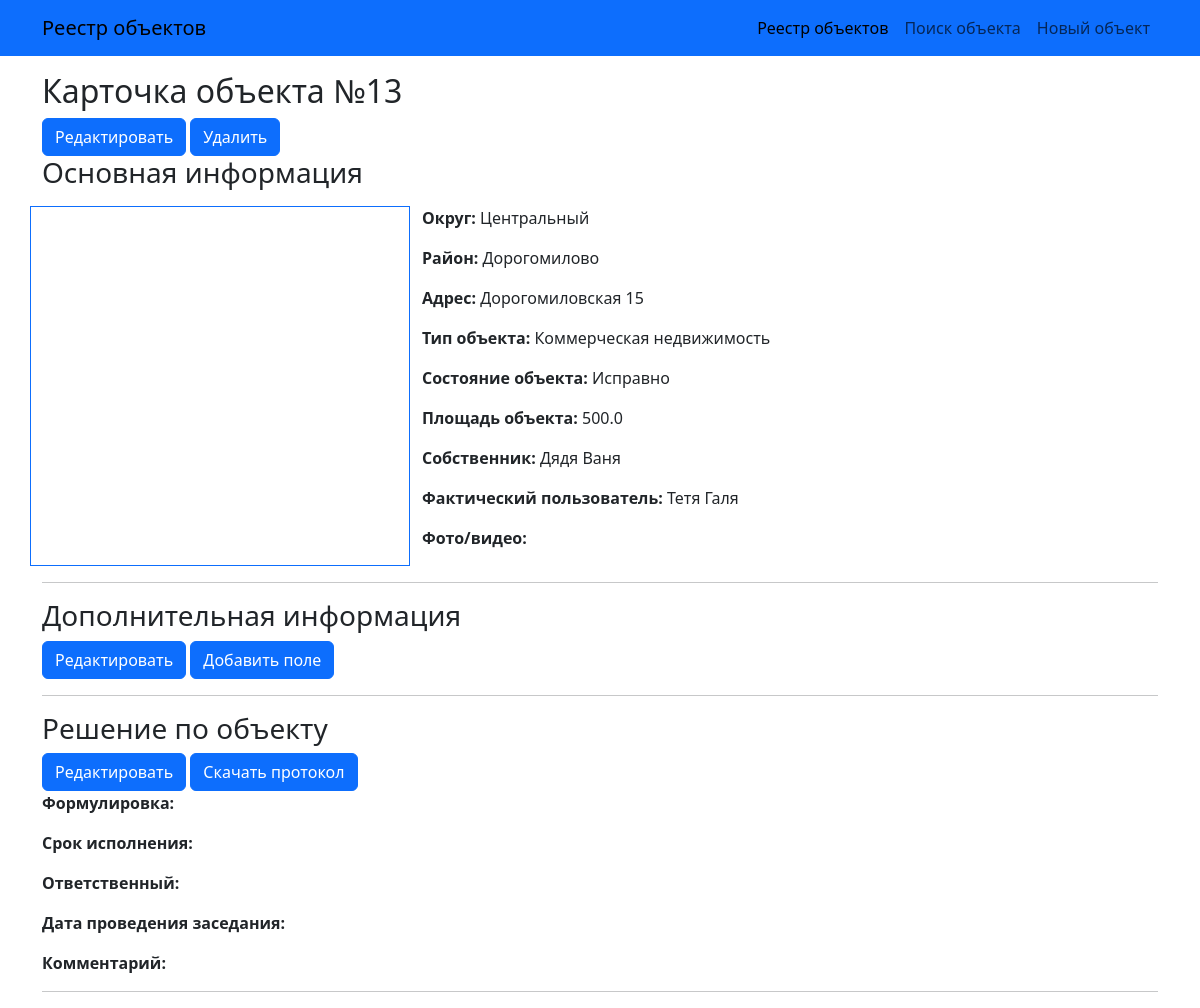
The page /estate_objects/13 on the database its author committed.
### estate_objects/models.py (models this page shows, shortened)
class EstateObject(models.Model):
    division = models.CharField(max_length=2, choices=DIVISIONS, verbose_name='Округ')
    district = models.CharField(max_length=32, choices=DISTRICTS, verbose_name='Район')
    address = models.CharField(max_length=256, verbose_name='Адрес')
    obj_type = models.CharField(max_length=16, choices=OBJ_TYPES, verbose_name='Тип объекта')
    condition = models.CharField(max_length=32, choices=CONDITIONS, verbose_name='Состояние объекта')
    area = models.FloatField(validators=[MinValueValidator(0)], verbose_name='Площадь объекта')
    owner = models.CharField(max_length=256, verbose_name='Собственник')
    current_holder = models.CharField(max_length=256, verbose_name='Фактический пользователь')
    media_files = models.FileField(upload_to='photo_video/', verbose_name='Фото/видео')

### estate_objects/views.py (the view)
# urls.py: path('<int:pk>', ObjectDetails.as_view(), name='object_details'),
class ObjectDetails(DetailView):
    model = EstateObject
    template_name = 'object.html'
    context_object_name = 'object'
    def get_context_data(self, **kwargs):
        context = super().get_context_data(**kwargs)
        context["solution"] = Solution.objects.filter(pk=self.kwargs.get('pk')).first()
        context["additional_fields"] = AdditionalFields.objects.filter(obj_id=self.kwargs.get('pk'))
        return context

### templates/object.html (shortened to what this page needs)
{% extends 'base.html' %}
{% block content %}
<h2>Карточка объекта №{{ object.pk }}</h2>
<a class="btn btn-primary" href="{% url 'object_update' object.id %}">Редактировать</a>
<a class="btn btn-primary" href="{% url 'object_delete' object.id %}">Удалить</a>
<h3>Основная информация</h3>
<div class="row mt-3">
    <div class="col-4 border  border-primary">
    </div>
    <div class="col-8">
        <p><b>Округ:</b> {{ object.get_division_display }}</p>
        <p><b>Район:</b> {{ object.get_district_display }}</p>
        <p><b>Адрес:</b> {{ object.address }}</p>
        <p><b>Тип объекта:</b> {{ object.get_obj_type_display }}</p>
        <p><b>Состояние объекта:</b> {{ object.get_condition_display }}</p>
        <p><b>Площадь объекта:</b> {{ object.area }}</p>
        <p><b>Собственник:</b> {{ object.owner }}</p>
        <p><b>Фактический пользователь:</b> {{ object.current_holder }}</p>
        <p><b>Фото/видео:</b> {{ object.media_files }}</p>
    </div>
</div>
<hr>
<h3>Дополнительная информация</h3>
<a class="btn btn-primary" href="{% url 'object_update' object.id %}">Редактировать</a>
<a class="btn btn-primary" href="{% url 'object_update' object.id %}">Добавить поле</a>
<hr>
<h3>Решение по объекту</h3>
<a class="btn btn-primary" href="{% url 'solution_update' object.id %}">Редактировать</a>
<button class="btn btn-primary">Скачать протокол</button>
<p><b>Формулировка:</b> {{ solution.description }}</p>
<p><b>Срок исполнения:</b> {{ solution.complete_before }}</p>
<p><b>Ответственный:</b> {{ solution.responsible }}</p>
<p><b>Дата проведения заседания:</b> {{ solution.discussion_date }}</p>
<p><b>Комментарий:</b> {{ solution.comment }}</p>
<hr>
{% endblock %}

### rows shown on the page
EstateObject: pk "13", division "Центральный", district "Дорогомилово", address "Дорогомиловская 15", obj_type "Коммерческая недвижимость", condition "Исправно", area "500.0", owner "Дядя Ваня", current_holder "Тетя Галя"
